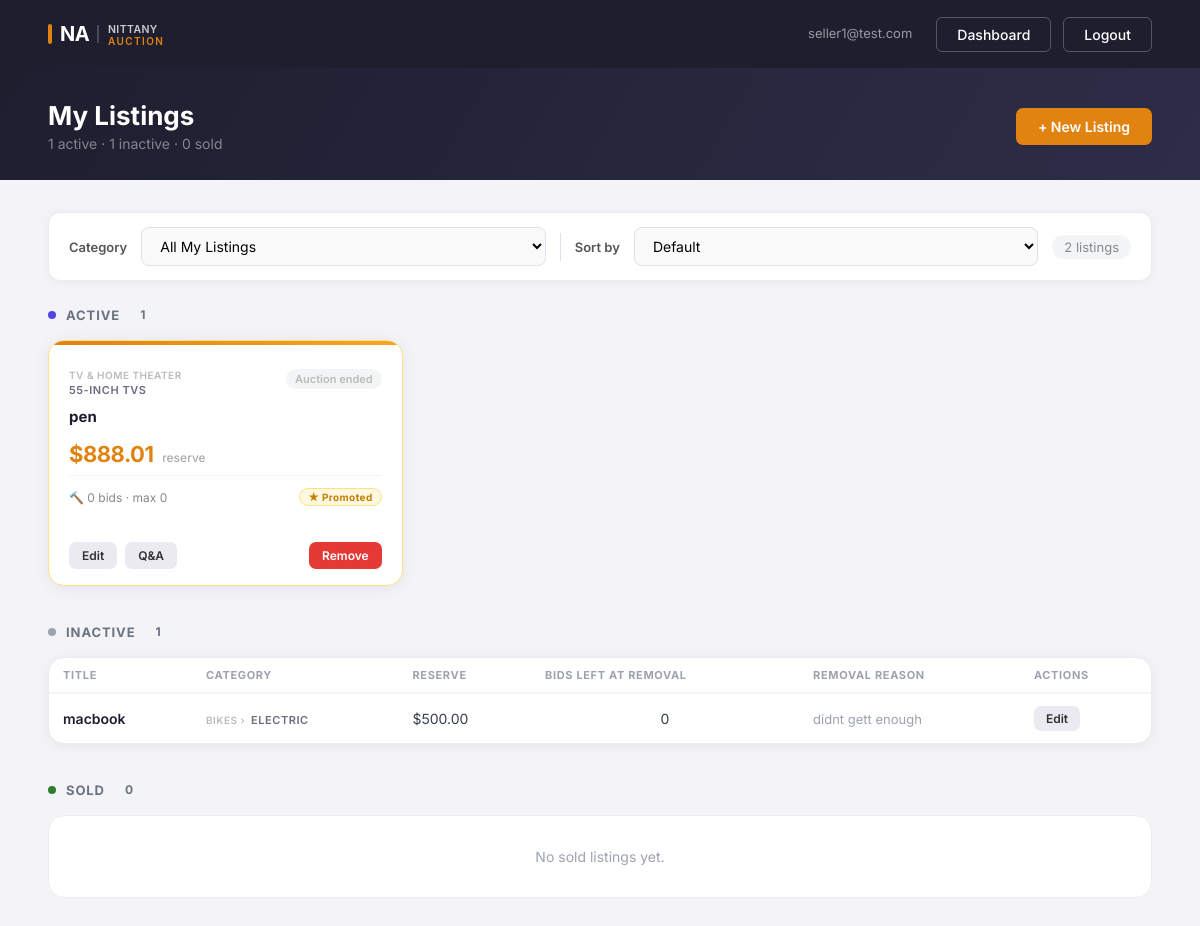
The app's page /seller/listings (signed in), older data.
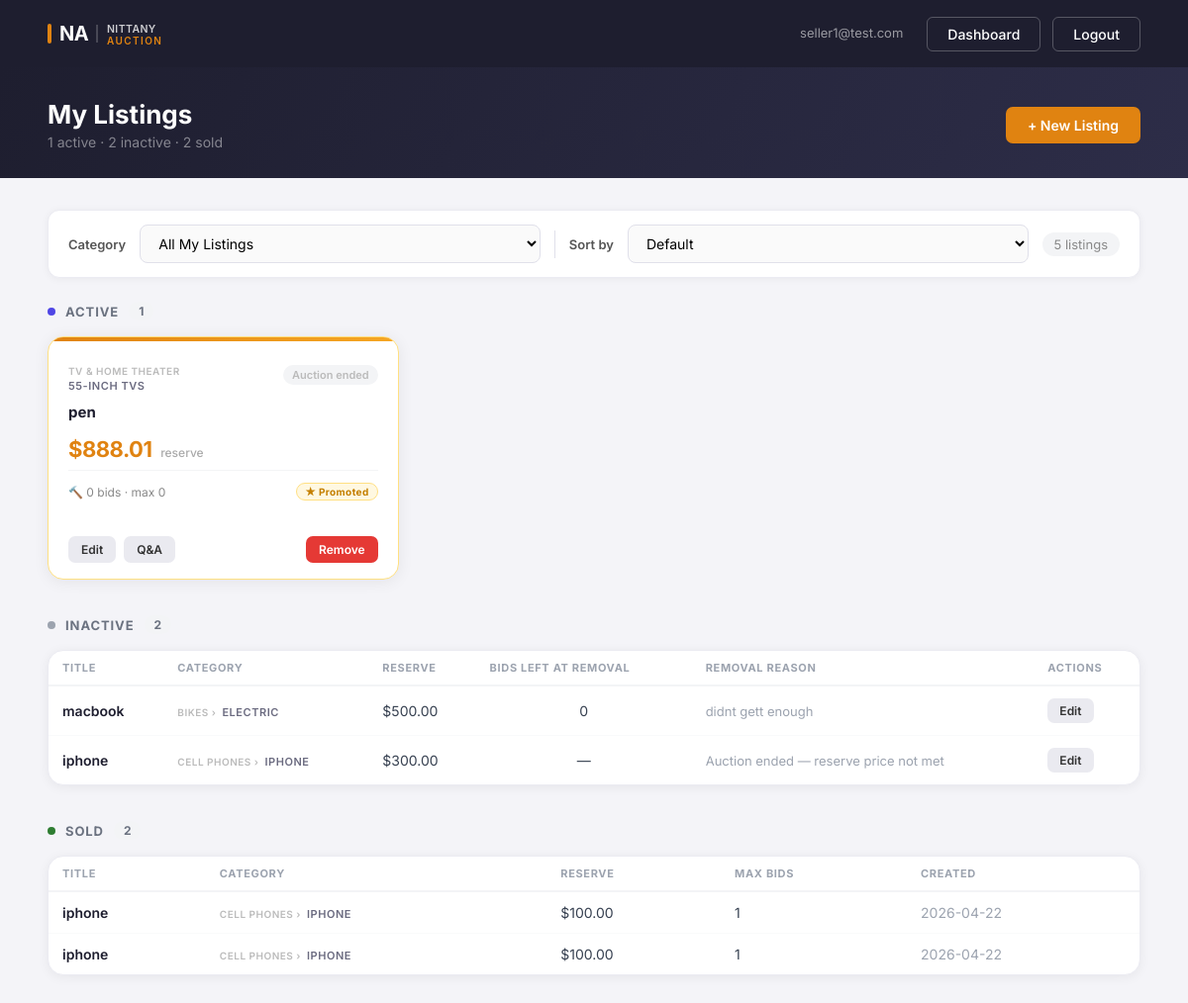
The same page, newer data.
### tables this page shows
CREATE TABLE listings (
            listing_id        INTEGER PRIMARY KEY AUTOINCREMENT,
            seller_email      TEXT NOT NULL,
            title             TEXT NOT NULL,
            description       TEXT,
            condition         TEXT,
            category_id       INTEGER,
            reserve_price     REAL NOT NULL,
            auction_stop_time DATETIME NOT NULL,
            status            TEXT DEFAULT 'active',
            removal_reason    TEXT,
            max_bids          INTEGER DEFAULT 0,
            created_at        DATETIME DEFAULT CURRENT_TIMESTAMP
        , promoted INTEGER DEFAULT 0, promoted_at DATETIME, promotion_fee REAL, remaining_bids_at_removal INTEGER);

CREATE TABLE categories (
    category_id   INTEGER PRIMARY KEY AUTOINCREMENT,
    category_name TEXT NOT NULL
, parent_category TEXT);

### app.py (the view)
@app.route("/seller/listings")
def seller_listings():
    guard = role_required("seller")
    if guard:
        return guard
    category_id     = request.args.get("category_id", type=int)
    parent_category = request.args.get("parent_category", "").strip()
    sort            = request.args.get("sort", "").strip()
    sort_options = {
        "time_asc":   "l.auction_stop_time ASC",
        "time_desc":  "l.auction_stop_time DESC",
        "price_asc":  "l.reserve_price ASC",
        "price_desc": "l.reserve_price DESC",
        "bids_desc":  "bid_count DESC",
        "bids_asc":   "bid_count ASC",
    }
    order_sql = "ORDER BY l.promoted DESC, " + sort_options.get(sort, "l.auction_stop_time ASC")
    with sqlite3.connect("nittanyauction.db") as conn:
        conn.row_factory = sqlite3.Row
        all_cats = conn.execute(
            "SELECT * FROM categories ORDER BY parent_category, category_name"
        ).fetchall()
        grouped_categories = {}
        for cat in all_cats:
            p = cat["parent_category"] or "Other"
            grouped_categories.setdefault(p, []).append(dict(cat))
        base = """
            SELECT l.*,
                   c.category_name AS category,
                   c.parent_category,
                   (SELECT COUNT(*) FROM bids WHERE listing_id = l.listing_id) AS bid_count
            FROM listings l
            LEFT JOIN categories c ON l.category_id = c.category_id
            WHERE l.seller_email = ?
        """
        params = [session["email"]]
        if category_id:
            base += " AND l.category_id = ?"
            params.append(category_id)
        elif parent_category:
            base += " AND c.parent_category = ?"
            params.append(parent_category)
        all_rows = conn.execute(base + " " + order_sql, params).fetchall()
    active   = [r for r in all_rows if r["status"] == "active"]
    inactive = [r for r in all_rows if r["status"] == "inactive"]
    sold     = [r for r in all_rows if r["status"] == "sold"]
    return render_template("seller_listings.html",
                           active=active,
                           inactive=inactive,
                           sold=sold,
                           email=session["email"],
                           sort=sort,
                           grouped_categories=grouped_categories,
                           selected_category=category_id,
                           selected_parent=parent_category)

### app.py (called while the page is built)
def role_required(role):
    if session.get("role") != role:
        flash(f"Please log in as {role} to access that page.", "error")
        return redirect("/login")
    return None

### templates/seller_listings.html (shortened to what the changed rows need)
<!DOCTYPE html>
<html>
<head>
    <link rel="stylesheet" href="{{ url_for('static', filename='style.css') }}">
</head>
<body>
    <div class="page-banner">
        <div class="page-banner-inner">
            <div>
                <h2>My Listings</h2>
                <p>{{ active|length }} active · {{ inactive|length }} inactive · {{ sold|length }} sold</p>
            </div>
        </div>
    </div>
    <div class="content-wrap">
        <div class="browse-filter-bar">
            <label for="cat">Category</label>
            <select id="cat">
                <option value="">All My Listings</option>
            </select>
            <label for="sort-sel">Sort by</label>
            <select id="sort-sel">
                <option value=""           {% if not sort %}selected{% endif %}>Default</option>
            </select>
            <span class="result-count">
                {{ (active|length) + (inactive|length) + (sold|length) }} listing{{ 's' if (active|length + inactive|length + sold|length) != 1 }}
            </span>
        </div>
        <div class="sl-section">
            {% if active %}
            <div class="listing-grid">
                {% for listing in active %}
                <div class="listing-card{% if listing['promoted'] %} listing-card-promoted{% endif %}">
                    <div class="listing-card-accent"></div>
                    <div class="listing-card-body">
                        <div class="listing-card-top">
                            <div class="listing-card-category">
                                {% if listing['parent_category'] %}
                                    <span class="cat-parent">{{ listing['parent_category'] }}</span>
                                {% endif %}
                                <span class="cat-name">{{ listing['category'] or 'General' }}</span>
                            </div>
                            <span class="listing-card-timer" data-end="{{ listing['auction_stop_time'] }}">⏱ …</span>
                        </div>
                        <div class="listing-card-title">{{ listing['title'] }}</div>
                        <div class="listing-card-price">
                            ${{ "%.2f"|format(listing['reserve_price']) }}
                            <span>reserve</span>
                        </div>
                        <div class="listing-card-footer">
                            <span class="listing-card-bids">
                                🔨 {{ listing['bid_count'] }} bid{{ 's' if listing['bid_count'] != 1 }}
                                · max {{ listing['max_bids'] }}
                            </span>
                            {% if listing['promoted'] %}
                            <span class="listing-card-promoted-badge">★ Promoted</span>
                            {% endif %}
                        </div>
                    </div>
                    <div class="listing-card-actions">
                        {% if listing['bid_count'] == 0 %}
                        <a href="/seller/listings/{{ listing['listing_id'] }}/edit" class="btn-secondary">Edit</a>
                        {% endif %}
                        <a href="/seller/listings/{{ listing['listing_id'] }}/questions" class="btn-secondary">Q&A</a>
                        <a href="/seller/listings/{{ listing['listing_id'] }}/remove" class="btn-danger">Remove</a>
                    </div>
                </div>
                {% endfor %}
            </div>
            {% else %}
            <div class="empty-card">
                No active listings{% if selected_category or selected_parent %} in this category{% endif %}.
                <a href="/seller/listings/new" style="color:#e08311;">Create one →</a>
            </div>
            {% endif %}
        </div>
        <div class="sl-section">
            <div class="sl-section-head">
                <div class="sl-section-head-dot dot-inactive"></div>
                <h3>Inactive</h3>
                <span class="sl-section-count">{{ inactive|length }}</span>
            </div>
            {% if inactive %}
            <div class="sl-table-wrap">
                <table class="sl-table">
                    <thead>
                        <tr>
                            <th>Title</th>
                            <th>Category</th>
                            <th>Reserve</th>
                            <th>Bids Left at Removal</th>
                            <th>Removal Reason</th>
                            <th>Actions</th>
                        </tr>
                    </thead>
                    <tbody>
                        {% for listing in inactive %}
                        <tr>
                            <td style="font-weight:600; color:#1e1e2f;">{{ listing['title'] }}</td>
                            <td>
                                {% if listing['parent_category'] %}<span class="cat-parent" style="margin-right:2px;">{{ listing['parent_category'] }} ›</span>{% endif %}
                                <span class="cat-name">{{ listing['category'] or '—' }}</span>
                            </td>
                            <td>${{ "%.2f"|format(listing['reserve_price']) }}</td>
                            <td style="text-align:center; color:#374151;">
                                {% if listing['remaining_bids_at_removal'] is not none %}
                                    {{ listing['remaining_bids_at_removal'] }}
                                {% else %}—{% endif %}
                            </td>
                            <td style="color:#9ca3af; font-size:13px;">{{ listing['removal_reason'] or '—' }}</td>
                            <td>
                                <a href="/seller/listings/{{ listing['listing_id'] }}/edit" class="btn-secondary" style="font-size:12px; padding:5px 12px;">Edit</a>
                            </td>
                        </tr>
                        {% endfor %}
                    </tbody>
                </table>
            </div>
            {% else %}
            <div class="empty-card">No inactive listings.</div>
            {% endif %}
        </div>
        <div class="sl-section">
            <div class="sl-section-head">
                <div class="sl-section-head-dot dot-sold"></div>
                <h3>Sold</h3>
                <span class="sl-section-count">{{ sold|length }}</span>
            </div>
            {% if sold %}
            <div class="sl-table-wrap">
                <table class="sl-table">
                    <thead>
                        <tr>
                            <th>Title</th>
                            <th>Category</th>
                            <th>Reserve</th>
                            <th>Max Bids</th>
                            <th>Created</th>
                        </tr>
                    </thead>
                    <tbody>
                        {% for listing in sold %}
                        <tr>
                            <td style="font-weight:600; color:#1e1e2f;">{{ listing['title'] }}</td>
                            <td>
                                {% if listing['parent_category'] %}<span class="cat-parent" style="margin-right:2px;">{{ listing['parent_category'] }} ›</span>{% endif %}
                                <span class="cat-name">{{ listing['category'] or '—' }}</span>
                            </td>
                            <td>${{ "%.2f"|format(listing['reserve_price']) }}</td>
                            <td>{{ listing['max_bids'] }}</td>
                            <td style="color:#9ca3af;">{{ listing['created_at'][:10] }}</td>
                        </tr>
                        {% endfor %}
                    </tbody>
                </table>
            </div>
            {% else %}
            <div class="empty-card">No sold listings yet.</div>
            {% endif %}
        </div>
    </div>
</body>
</html>

Row changes from the older to the newer data that the page shows:
added listings: title "iphone", parent_category "CELL PHONES", category_name "IPHONE", reserve_price "300.00", removal_reason "Auction ended — reserve price not met", shown under "INACTIVE"
added listings: title "iphone", parent_category "CELL PHONES", category_name "IPHONE", reserve_price "100.00", max_bids "1", created_at "2026-04-22", shown under "SOLD"
added listings: title "iphone", parent_category "CELL PHONES", category_name "IPHONE", reserve_price "100.00", max_bids "1", created_at "2026-04-22", shown under "SOLD"
Text that changed along with them:
{{ inactive|length }}: "1" → "2"
{{ sold|length }}: "0" → "2"
{{ (active|length) + (inactive|length) + (sold|length) }}: "2" → "5"
text no longer shown: "No sold listings yet."
text now shown: "TITLE CATEGORY RESERVE MAX BIDS CREATED"
